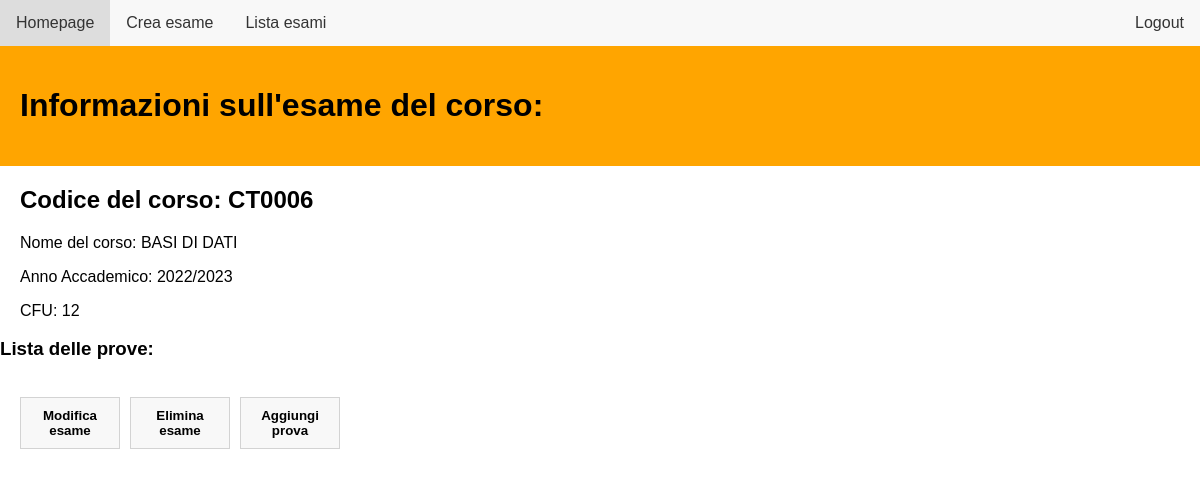
Before: /exam_page?idE=CT0006 (signed in) with the older database file.
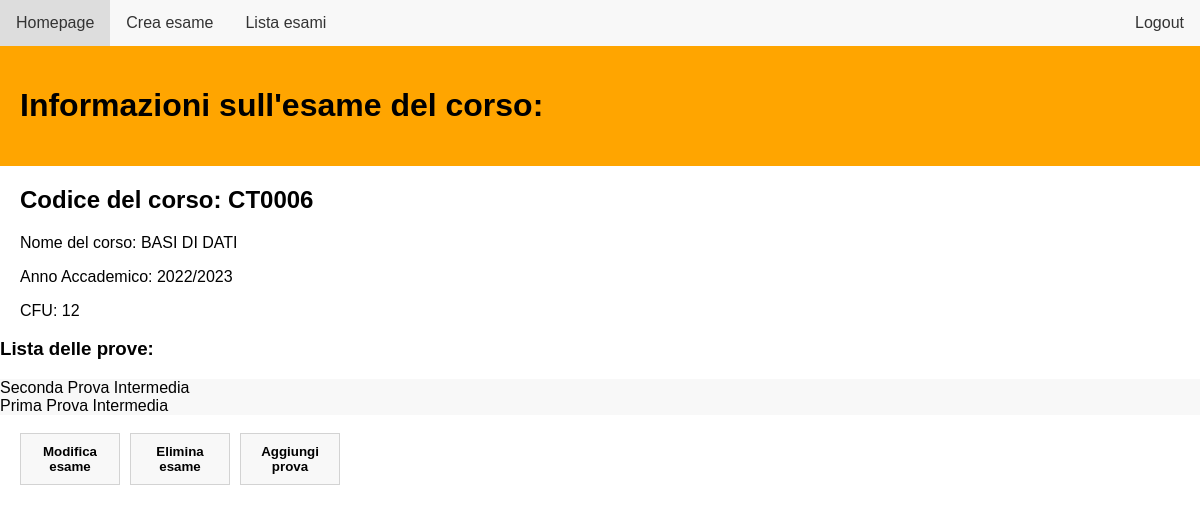
After: the same page with the newer database file.
### db_setup.py (models this page shows, shortened)
class Esame( db.Model):
    idE = db.Column(db.Integer, primary_key=True, unique = True)
    nome = db.Column(db.String(100))
    anno_accademico = db.Column(db.String(100))
    cfu = db.Column(db.Integer)

class Prova( db.Model ):
    idP = db.Column(db.String(100), primary_key=True)
    nome_prova = db.Column(db.String(100))
    tipo_prova = db.Column(Enum('scritto', 'orale', 'pratico', 'completo'), name='tipo_prova')
    tipo_voto = db.Column(db.String(100))
    data = db.Column(db.Date)
    data_scadenza = db.Column(db.Date)
    idE = db.Column(db.String(100), db.ForeignKey('esame.idE'))
    idD = db.Column(db.Integer, db.ForeignKey('docente.idD'))

### routes.py (the view)
@bp.route('/exam_page', methods=['GET', 'POST'])
@login_required
def exam_page():
    from db_setup import Esame, Docente, Prova, db
    idE = request.args.get('idE')
    esame = Esame.query.filter_by(idE=idE).first()
    lista_prove = db.session.query(Prova).filter(Prova.idE == idE).all()
    return flask.render_template('exam_page.html', esame=esame, lista_prove=lista_prove)

### routes.py (called while the page is built)
@login_manager.user_loader
def load_user(user_id):
    from db_setup import Docente
    return Docente.query.get(int(user_id))

### app/templates/exam_page.html (shortened to what this page needs)
<!DOCTYPE html>
<html lang="en">
<head>
    <link rel="stylesheet" href="../static/exam_page.css">
</head>
<body>
    <ul>
        <li><a href="{{ url_for('routes.homepage') }}">Homepage</a></li>
        <li><a href="{{ url_for('routes.create_exam') }}">Crea esame</a></li>
        <li><a href="{{ url_for('routes.view_exams') }}">Lista esami</a></li>
        <li style="float:right"><a href="{{ url_for('routes.login') }}">Logout</a></li>
    </ul>
    <div id="Informazioni" class="w3-container">
        <h1>Informazioni sull'esame del corso:</h1>
    </div>
    <div id="Exam_Details">
        <h2>Codice del corso: {{ esame.idE }}</h2>
        <p>Nome del corso: {{ esame.nome }}</p>
        <p>Anno Accademico: {{ esame.anno_accademico }}</p>
        <p>CFU: {{ esame.cfu }}</p>
    </div>
    <div id="ListaProve">
        <h3>Lista delle prove:</h3>
        <ul>
            {% for prova in lista_prove %}
                <li>{{ prova.nome_prova }}</li><br>
            {% endfor %}
        </ul>
    </div>
    <br>
    <div class="button-container">
        <button id="button_exam" type="button">Modifica esame</button>
        <button id="button_exam" type="button">Elimina esame</button>
        <button id="button_exam" type="button" onclick="window.location.href='{{url_for('routes.create_test', idE=esame.idE)}}'">Aggiungi prova</button>
    </div>
</body>
</html>

### app/static/exam_page.css (style rules this page uses)
#Informazioni { background-color: orange; color:black; padding: 20px; }
body { font-family: Arial, sans-serif; margin: 0; padding: 0; }
ul { list-style-type: none; margin: 0; padding: 0; overflow: hidden; background-color: #f8f8f8; }
li { float: left; }
li a { display: block; color: #333; text-align: center; padding: 14px 16px; text-decoration: none; }
#Exam_Details { position: relative; left:20px; }
#button_exam { padding: 10px 20px; cursor: pointer; font-weight: bold; max-width: 100px; position:relative; left:20px; background-color: #f8f8f8; color: black; border: 1px solid lightgrey; }
.button-container { display: flex; gap: 10px; margin-bottom: 10px; }

Changed rows visible on the page:
added Prova: nome_prova "Seconda Prova Intermedia"
added Prova: nome_prova "Prima Prova Intermedia"
